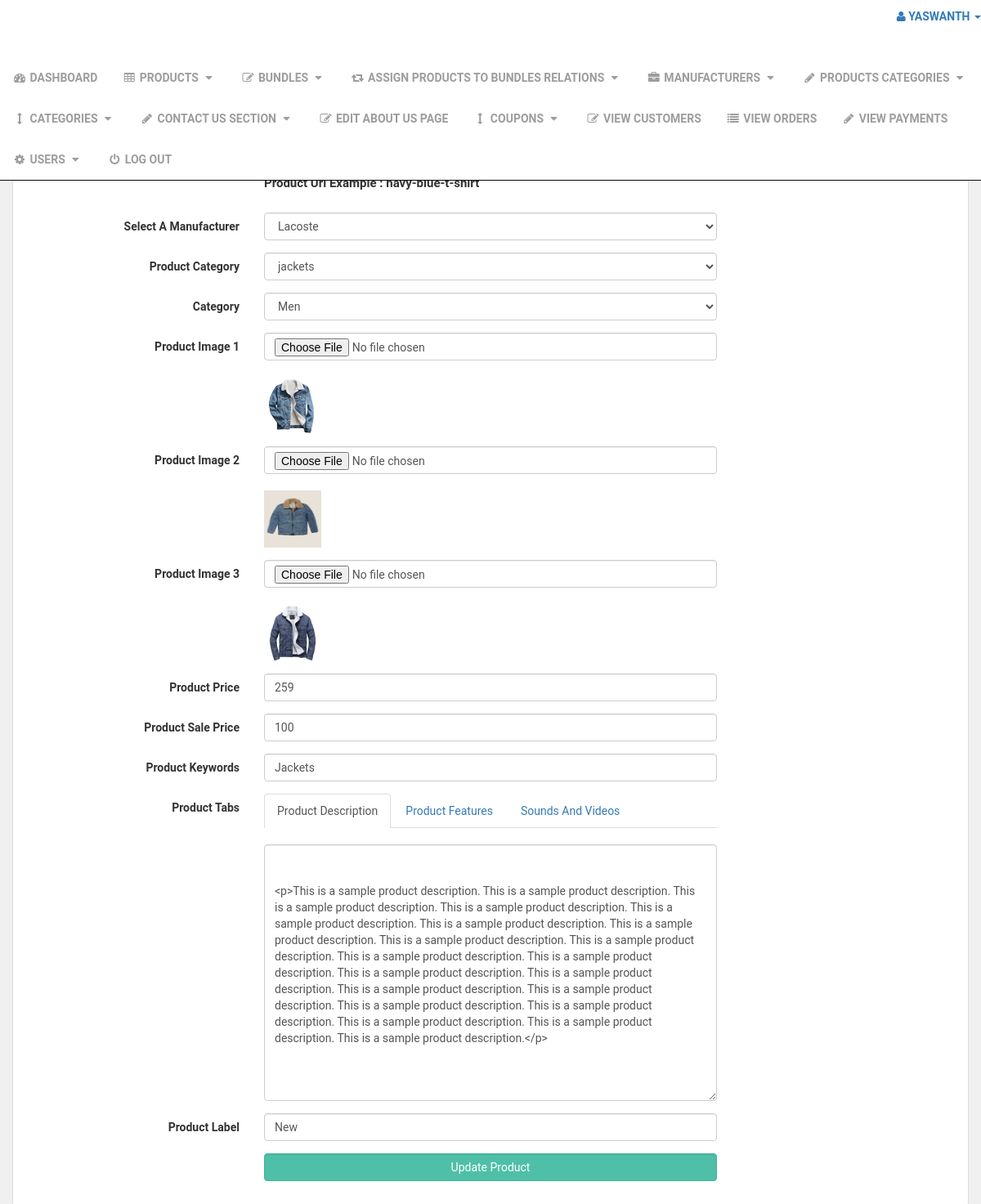
/admin_area/index.php?edit_product=5 (signed in), run on the app's committed database.
### tables this page shows
CREATE TABLE `manufacturers` (
  `manufacturer_id` int(10) NOT NULL,
  `manufacturer_title` text NOT NULL,
  `manufacturer_top` text NOT NULL,
  `manufacturer_image` text NOT NULL
);

CREATE TABLE `product_categories` (
  `p_cat_id` int(10) NOT NULL,
  `p_cat_title` text NOT NULL,
  `p_cat_top` text NOT NULL,
  `p_cat_image` text NOT NULL
);

CREATE TABLE `categories` (
  `cat_id` int(10) NOT NULL,
  `cat_title` text NOT NULL,
  `cat_top` text NOT NULL,
  `cat_image` text NOT NULL
);

CREATE TABLE `products` (
  `product_id` int(10) NOT NULL,
  `p_cat_id` int(10) NOT NULL,
  `cat_id` int(10) NOT NULL,
  `manufacturer_id` int(10) NOT NULL,
  `date` timestamp NOT NULL DEFAULT current_timestamp() ON UPDATE current_timestamp(),
  `product_title` text NOT NULL,
  `product_url` text NOT NULL,
  `product_img1` text NOT NULL,
  `product_img2` text NOT NULL,
  `product_img3` text NOT NULL,
  `product_price` int(10) NOT NULL,
  `product_psp_price` int(100) NOT NULL,
  `product_desc` text NOT NULL,
  `product_features` text NOT NULL,
  `product_video` text NOT NULL,
  `product_keywords` text NOT NULL,
  `product_label` text NOT NULL,
  `status` varchar(255) NOT NULL
);

### admin_area/edit_product.php (the view, shortened to what this page needs)
<?php
if(!isset($_SESSION['admin_email'])){
echo "<script>window.open('login.php','_self')</script>";
}
else {
?>
<?php
if(isset($_GET['edit_product'])){
$edit_id = $_GET['edit_product'];
$get_p = "select * from products where product_id='$edit_id'";
$run_edit = mysqli_query($con,$get_p);
$row_edit = mysqli_fetch_array($run_edit);
$p_cat = $row_edit['p_cat_id'];
$cat = $row_edit['cat_id'];
$m_id = $row_edit['manufacturer_id'];
$p_image1 = $row_edit['product_img1'];
$p_image2 = $row_edit['product_img2'];
$p_image3 = $row_edit['product_img3'];
$p_price = $row_edit['product_price'];
$p_desc = $row_edit['product_desc'];
$p_keywords = $row_edit['product_keywords'];
$psp_price = $row_edit['product_psp_price'];
$p_label = $row_edit['product_label'];
}
$get_manufacturer = "select * from manufacturers where manufacturer_id='$m_id'";
$run_manufacturer = mysqli_query($con,$get_manufacturer);
$row_manfacturer = mysqli_fetch_array($run_manufacturer);
$manufacturer_id = $row_manfacturer['manufacturer_id'];
$manufacturer_title = $row_manfacturer['manufacturer_title'];
$get_p_cat = "select * from product_categories where p_cat_id='$p_cat'";
$run_p_cat = mysqli_query($con,$get_p_cat);
$row_p_cat = mysqli_fetch_array($run_p_cat);
$p_cat_title = $row_p_cat['p_cat_title'];
$get_cat = "select * from categories where cat_id='$cat'";
$run_cat = mysqli_query($con,$get_cat);
$row_cat = mysqli_fetch_array($run_cat);
$cat_title = $row_cat['cat_title'];
?>
<!DOCTYPE html>
<html>
<head>
</head>
<body>
<div class="row">
<div class="col-lg-12">
<ol class="breadcrumb">
<li class="active">
</li>
</ol>
</div>
</div>
<div class="row">
<div class="col-lg-12">
<div class="panel panel-default">
<div class="panel-heading">
<h3 class="panel-title">
</h3>
</div>
<div class="panel-body">
<form class="form-horizontal" method="post" enctype="multipart/form-data">
<div class="form-group" >
<label class="col-md-3 control-label" > Product Title </label>
<div class="col-md-6" >
</div>
</div>
<div class="form-group" >
<label class="col-md-3 control-label" > Product Url </label>
<div class="col-md-6" >
<br>
<p style="font-size:15px; font-weight:bold;">
Product Url Example : navy-blue-t-shirt
</p>
</div>
</div>
<div class="form-group" >
<label class="col-md-3 control-label" > Select A Manufacturer </label>
<div class="col-md-6" >
<select name="manufacturer" class="form-control">
<option value="<?php echo $manufacturer_id; ?>">
<?php echo $manufacturer_title; ?>
</option>
</select>
</div>
</div>
<div class="form-group" >
<label class="col-md-3 control-label" > Product Category </label>
<div class="col-md-6" >
<select name="product_cat" class="form-control" >
<option value="<?php echo $p_cat; ?>" > <?php echo $p_cat_title; ?> </option>
</select>
</div>
</div>
<div class="form-group" >
<label class="col-md-3 control-label" > Category </label>
<div class="col-md-6" >
<select name="cat" class="form-control" >
<option value="<?php echo $cat; ?>" > <?php echo $cat_title; ?> </option>
</select>
</div>
</div>
<div class="form-group" >
<label class="col-md-3 control-label" > Product Image 1 </label>
<div class="col-md-6" >
<input type="file" name="product_img1" class="form-control" >
<br><img src="product_images/<?php echo $p_image1; ?>" width="70" height="70" >
</div>
</div>
<div class="form-group" >
<label class="col-md-3 control-label" > Product Image 2 </label>
<div class="col-md-6" >
<input type="file" name="product_img2" class="form-control" >
<br><img src="product_images/<?php echo $p_image2; ?>" width="70" height="70" >
</div>
</div>
<div class="form-group" >
<label class="col-md-3 control-label" > Product Image 3 </label>
<div class="col-md-6" >
<input type="file" name="product_img3" class="form-control" >
<br><img src="product_images/<?php echo $p_image3; ?>" width="70" height="70" >
</div>
</div>
<div class="form-group" >
<label class="col-md-3 control-label" > Product Price </label>
<div class="col-md-6" >
<input type="text" name="product_price" class="form-control" required value="<?php echo $p_price; ?>" >
</div>
</div>
<div class="form-group" >
<label class="col-md-3 control-label" > Product Sale Price </label>
<div class="col-md-6" >
<input type="text" name="psp_price" class="form-control" required value="<?php echo $psp_price; ?>">
</div>
</div>
<div class="form-group" >
<label class="col-md-3 control-label" > Product Keywords </label>
<div class="col-md-6" >
<input type="text" name="product_keywords" class="form-control" required value="<?php echo $p_keywords; ?>" >
</div>
</div>
<div class="form-group" >
<label class="col-md-3 control-label" > Product Tabs </label>
<div class="col-md-6" >
<ul class="nav nav-tabs">
<li class="active">
<a data-toggle="tab" href="#description"> Product Description </a>
</li>
<li>
<a data-toggle="tab" href="#features"> Product Features </a>
</li>
<li>
<a data-toggle="tab" href="#video"> Sounds And Videos </a>
</li>
</ul>
<div class="tab-content">
<div id="description" class="tab-pane fade in active">
<br>
<textarea name="product_desc" class="form-control" rows="15" id="product_desc">
<?php echo $p_desc; ?>
</textarea>
</div>
</div>
</div>
</div>
<div class="form-group" >
<label class="col-md-3 control-label" > Product Label </label>
<div class="col-md-6" >
<input type="text" name="product_label" class="form-control" required value="<?php echo $p_label; ?>">
</div>
</div>
<div class="form-group" >
<label class="col-md-3 control-label" ></label>
<div class="col-md-6" >
<input type="submit" name="update" value="Update Product" class="btn btn-primary form-control" >
</div>
</div>
</form>
</div>
</div>
</div>
</div>
</body>
</html>
<?php } ?>

### admin_area/includes/sidebar.php (shortened to what this page needs)
<?php
if(!isset($_SESSION['admin_email'])){
echo "<script>window.open('login.php','_self')</script>";
}
else {
?>
<nav class="navbar navbar-inverse navbar-fixed-top" >
<div class="navbar-header" >
<a class="navbar-brand" href="index.php?dashboard" >Admin Panel</a>
</div>
<ul class="nav navbar-right top-nav" >
<li class="dropdown" >
<a href="#" class="dropdown-toggle" data-toggle="dropdown" >
<i class="fa fa-user" ></i>
<?php echo $admin_name; ?> <b class="caret" ></b>
</a>
</li>
</ul>
<div class="collapse navbar-collapse navbar-ex1-collapse">
<ul class="nav navbar-nav side-nav">
<li>
<a href="index.php?dashboard">
<i class="fa fa-fw fa-dashboard"></i> Dashboard
</a>
</li>
<li>
<a href="#" data-toggle="collapse" data-target="#products">
<i class="fa fa-fw fa-table"></i> Products
<i class="fa fa-fw fa-caret-down"></i>
</a>
</li>
<li>
<a href="#" data-toggle="collapse" data-target="#bundles">
<i class="fa fa-fw fa-edit"></i> Bundles
<i class="fa fa-fw fa-caret-down"></i>
</a>
</li>
<li>
<a href="#" data-toggle="collapse" data-target="#relations">
<i class="fa fa-fw fa-retweet"></i> Assign Products To Bundles Relations
<i class="fa fa-fw fa-caret-down"></i>
</a>
</li>
<li>
<a href="#" data-toggle="collapse" data-target="#manufacturers">
<i class="fa fa-fw fa-briefcase"></i> Manufacturers
<i class="fa fa-fw fa-caret-down"></i>
</a>
</li>
<li>
<a href="#" data-toggle="collapse" data-target="#p_cat">
<i class="fa fa-fw fa-pencil"></i> Products Categories
<i class="fa fa-fw fa-caret-down"></i>
</a>
</li>
<li>
<a href="#" data-toggle="collapse" data-target="#cat">
<i class="fa fa-fw fa-arrows-v"></i> Categories
<i class="fa fa-fw fa-caret-down"></i>
</a>
</li>
<li>
<a href="#" data-toggle="collapse" data-target="#contact_us">
<i class="fa fa-fw fa-pencil"> </i> Contact Us Section
<i class="fa fa-fw fa-caret-down"></i>
</a>
</li>
<li>
<a href="index.php?edit_about_us">
<i class="fa fa-fw fa-edit"></i> Edit About Us Page
</a>
</li>
<li>
<a href="#" data-toggle="collapse" data-target="#coupons">
<i class="fa fa-fw fa-arrows-v"></i> Coupons
<i class="fa fa-fw fa-caret-down"></i>
</a>
</li>
<li>
<a href="index.php?view_customers">
<i class="fa fa-fw fa-edit"></i> View Customers
</a>
</li>
<li>
<a href="index.php?view_orders">
<i class="fa fa-fw fa-list"></i> View Orders
</a>
</li>
<li>
<a href="index.php?view_payments">
<i class="fa fa-fw fa-pencil"></i> View Payments
</a>
</li>
<li>
<a href="#" data-toggle="collapse" data-target="#users">
<i class="fa fa-fw fa-gear"></i> Users
<i class="fa fa-fw fa-caret-down"></i>
</a>
</li>
<li>
<a href="logout.php">
<i class="fa fa-fw fa-power-off"></i> Log Out
</a>
</li>
</ul>
</div>
</nav>
<?php } ?>

### styles/style.css (style rules this page uses)
body { font-family: "Roboto", Helvetica, Arial, sans-serif; font-size: 14px; line-height: 1.42857143; color: #333333; background-color: #f0f0f0; overflow-x: hidden; }
.navbar { background:white; }
.navbar-brand { float:left; padding: 10px 15px; font-size:18px; line-height:20px; height:70px; }
.navbar ul.nav > li > a { text-transform:uppercase; font-weight:bold; font-size:14px; }
.btn-primary { color:rgb(255, 255, 255); background-color:rgb(79, 191, 168); border-color:rgb(65, 179, 156); }
.breadcrumb { padding: 8px 15px; margin-bottom:20px; background-color: #ffffff; border-radius: 0; box-shadow: 0 1px 5px rgba(0, 0, 0, 0.5); }

### data on the page
manufacturers: manufacturer "Lacoste"
product_categories: product_cat "jackets"
categories: cat "Men"
products: product_img1 (picture), product_img2 (picture), product_img3 (picture), product_price "259", psp_price "100", product_keywords "Jackets", product_desc "<p>This is a sample product description. This is a sample product description. This is a sample product description. This is a sample product description. This is a sample product description. This is a sample product description. This is a sample product description. This is a sample product description. This is a sample product description. This is a sample product description. This is a sample product description. This is a sample product description. This is a sample product description. This is a sample product description. This is a sample product description. This is a sample product description. This is a sample product description. This is a sample product description. This is a…", product_label "New"

### other printed values
$admin_name "YASWANTH"
